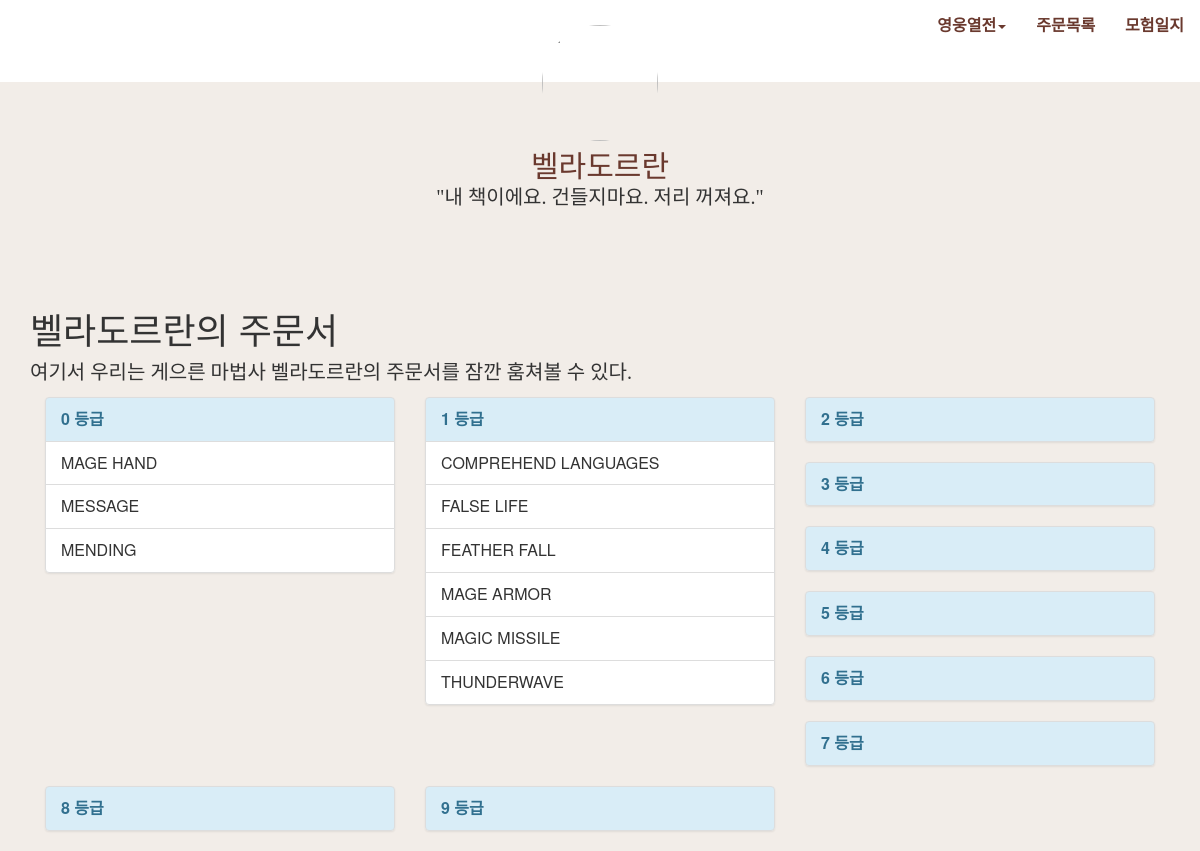
Screenshot of /spellbook.php with the database file from the repository.
### tables this page shows
CREATE TABLE spell (name, lv, sch, ctime, range, compo, dura, desc, higher);

### spellbook.php (the view, shortened to what this page needs)
<?php include("header.php"); ?>
<div class="row profile">
<img src="http://vignette2.wikia.nocookie.net/tokyoghoul/images/3/31/SaikoYonebayashi.png/revision/latest?cb=20141220155858" alt="" class="img-circle" width="116" height="116" />
<h2 class="serif">벨라도르란</h2>
<p>"내 책이에요. 건들지마요. 저리 꺼져요."</p>
</div>
<h1>벨라도르란의 주문서</h1>
<p>여기서 우리는 게으른 마법사 벨라도르란의 주문서를 잠깐 훔쳐볼 수 있다.</p>
<?php
for($i = 0; $i < 10; $i++){
echo '<div class="col-sm-4">
<ul class="list-group">
	<li class="list-group-item list-group-item-info"><b>'.$i.' 등급</b></li>';
$spells = $db -> query("SELECT name FROM spell WHERE lv = '$i' ORDER BY name") or print "우리에겐 뭔가 문제가 있다: ".$db->lastErrorMsg();
while($spell = $spells -> fetchArray(SQLITE3_ASSOC))	{
	print '<li class="list-group-item">'.strtoupper($spell[name]).'</li>';
}
echo '
</ul></div>';
}
?>
</div>
<?php
include("footer.php");
?>

### style.css (style rules this page uses)
body { font-family: "Helvetica Neue", Helvetica, Arial, 'Spoqa Han Sans', Sans-serif; font-size: 1.6rem; }
.profile { position: relative; top: -77px; margin-bottom: -38px; margin: 0 15px; }
.profile, .profile p { text-align: center; }
.profile img { margin: 0 auto; }
.profile h2 { color: #6a392e; margin: 9px 0 0 0; }
.profile p:last-child { margin-bottom: 0px; }
p { font-family: 'KoPub Batang', serif; font-size: 20px; text-align: justify; }
.serif { font-family: 'KoPub Batang', serif; }
@media (min-width: 768px) { body { background-color: #f2ede8; } }

### rows the page displays
spell: name "MAGE HAND"
spell: name "MESSAGE"
spell: name "MENDING"
spell: name "COMPREHEND LANGUAGES"
spell: name "FALSE LIFE"
spell: name "FEATHER FALL"
spell: name "MAGE ARMOR"
spell: name "MAGIC MISSILE"
spell: name "THUNDERWAVE"
